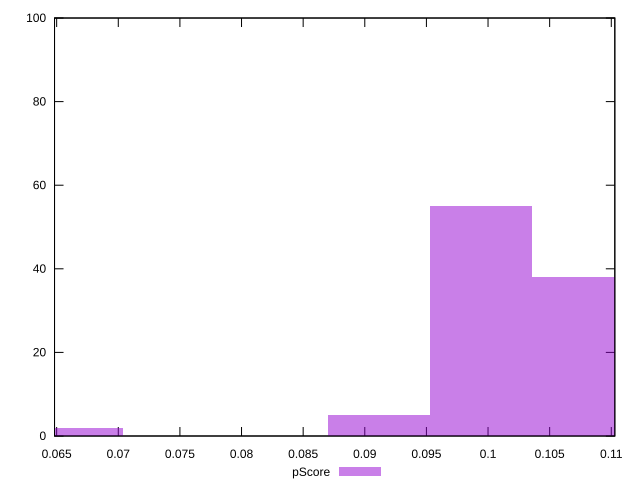

Reproduce this figure in gnuplot.
reset

$pScore <<EOF
0.06627483729519991 2
0.09112790128089987 5
0.09941225594279987 55
0.10769661060469986 38
EOF

set key outside below
set boxwidth 0.008284354661899989
set xrange [0.06482718685001032:0.11028735326208605]
set yrange [0:100]
set trange [0:100]
set style fill transparent solid 0.5 noborder
set terminal svg size 640, 490 enhanced background rgb 'white'
set output "report_00019_2021-02-10T18-14-37.922Z//interactive/samples/pages+cached/pScore/histogram.svg"

plot $pScore title "pScore" with boxes

reset
